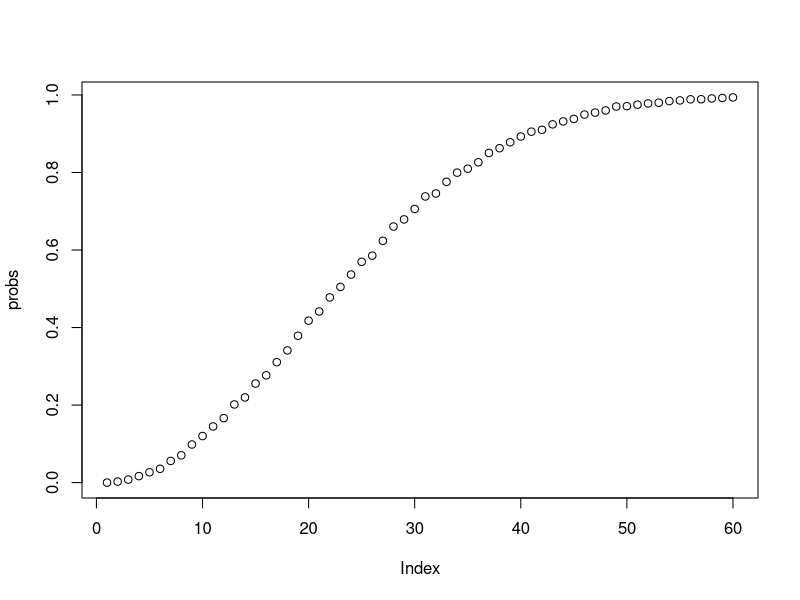
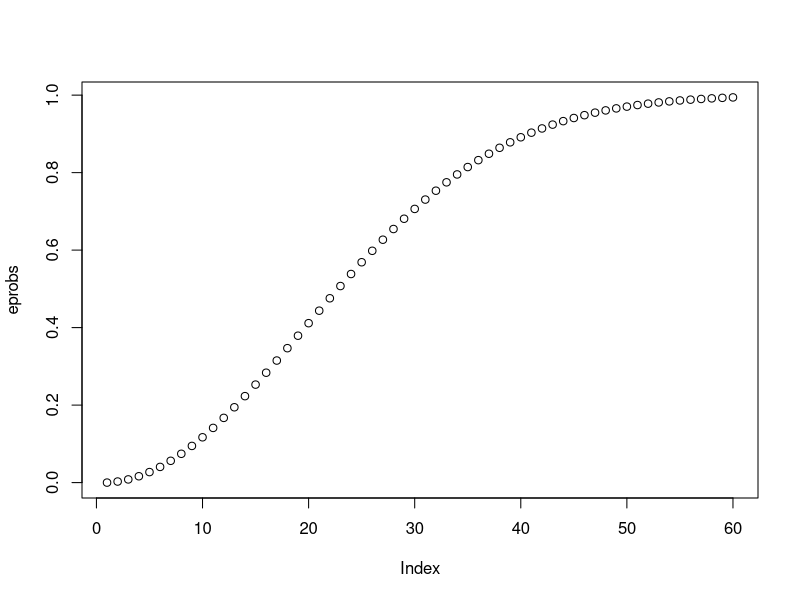
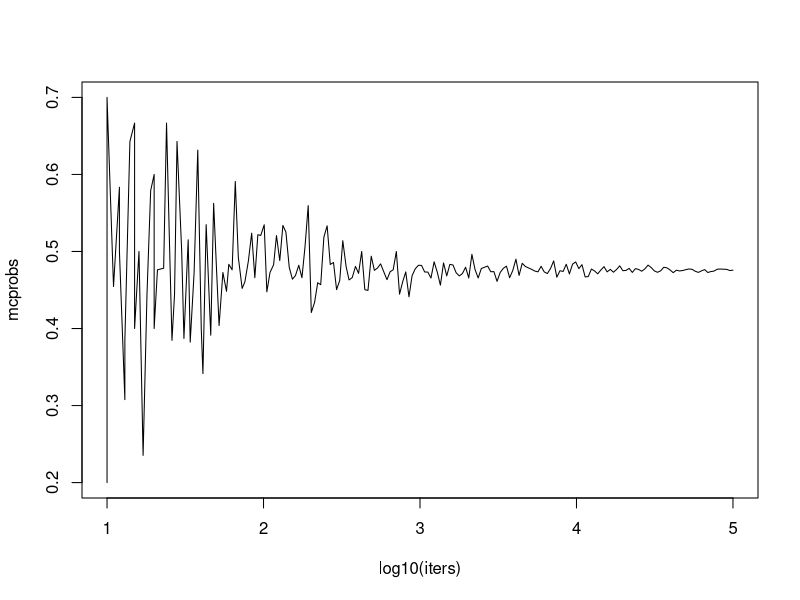

Write R code to recreate these figures, in order.
####### PROBABILITY #######

beads <- rep( c("red", "blue"), times = c(2,3) )
beads

sample(beads, 1)

replicate(5, sample(beads, 1))

I <- 10000
events <- replicate(I, sample(beads, 1))

sum(events == "blue")
table(events)


####### PERMUTATIONS And COBINATIONS #######

# Create a deck of cards

suits <- c("Diamonds", "Clubs", "Hearts", "Spades")
numbers <- c("Ace", "Two", "Three", "Four", "Five", "Six", "Seven", "Eight", "Nine", "Ten", "Jack", "Queen", "King")
deck <- expand.grid(number = numbers, suit = suits)
deck <- paste(deck$number, deck$suit)

kings <- paste("King", suits)
mean(deck %in% kings)

# install.packages('gtools', dependencies=TRUE, repos='http://cran.rstudio.com/')
library(gtools)

permutations(5, 2)
combinations(5, 2)

## BIRTHDAY PROBLEM ##

n <- 80
bdays <- sample(1:365, n, replace = TRUE)
table(bdays)
any(duplicated(bdays))

i <- 10000
results <- replicate(i, { 
  bdays <- sample(1:365, n, replace = TRUE) 
  + any(duplicated(bdays))
})
mean(results)

## SAPPLY ##

sapply(1:10, sqrt)

compute_bday_prob <- function(n, i = 10000) {
  results <- replicate(i, { 
    bdays <- sample(1:365, n, replace = TRUE) 
    any(duplicated(bdays))
  })
  mean(results)
}

compute_bday_prob(50)

n <- 1:60
probs <- sapply(n, compute_bday_prob)
probs
plot(probs)

## Removing simulations and applying probability theory

prob_unique <- seq(365, 365 - 5 + 1) / 365

exact_bday_probs <- function(n) {
  prob_unique <- seq(365, 365 - n + 1) / 365
  1 - prod(prob_unique)
}
n <- 1:60
eprobs <- sapply(n, exact_bday_probs)
eprobs
plot(eprobs)

## Monte Carlo Simulation Stability

# Keep N stable and iterate on i
compute_bdays_mc_iters <- function(i, n = 22) {
  results <- replicate(i, { 
    bdays <- sample(1:365, n, replace = TRUE) 
    any(duplicated(bdays))
  })
  mean(results)
}

iters <- as.integer(10^(seq(1, 5, len = 200)))
iters
mcprobs <- sapply(iters, compute_bdays_mc_iters)
plot(log10(iters), mcprobs, type = "l")


##### Exercise 5. Monte Carlo simulation for Celtics winning a game


# This line of sample code simulates four random games where the Celtics either lose or win. Each game is independent of other games.
simulated_games <- sample(c("lose","win"), 4, replace = TRUE, prob = c(0.6, 0.4))

# The variable 'B' specifies the number of times we want the simulation to run. Let's run the Monte Carlo simulation 10,000 times.
B <- 10000

# Use the `set.seed` function to make sure your answer matches the expected result after random sampling.
set.seed(1)

# Create an object called `celtic_wins` that first replicates the sample code generating the variable called `simulated_games` for `B` iterations and then tallies the number of simulated series that contain at least one win for the Celtics.

any(simulated_games == "win")

compute_simulated_games <- function(i) {
  simulated_games <- sample(c("lose","win"), 4, replace = TRUE, prob = c(0.6, 0.4))
  any(simulated_games == "win")
}
compute_simulated_games()

celtic_wins <- sapply(1:B, compute_simulated_games)
mean(celtic_wins)

### Monty Hall ###

i <- 10000

stick <- replicate(i, {
  doors <- as.character(1:3)
  prize <- sample(c("car", "goat", "goat"))
  prize_door <- doors[prize == "car"]
  my_pick <- sample(doors, 1)
  show <- sample(doors[!doors %in% c(my_pick, prize_door)], 1)
  stick <- my_pick
  stick == prize_door
})
mean(stick)


switch <- replicate(i, {
  doors <- as.character(1:3)
  prize <- sample(c("car", "goat", "goat"))
  prize_door <- doors[prize == "car"]
  my_pick <- sample(doors, 1)
  show <- sample(doors[!doors %in% c(my_pick, prize_door)], 1)
  switch <- doors[!doors %in% c(my_pick, show)]
  switch == prize_door
})
mean(switch)

## Exercise 1. The Cavs and the Warriors

n <- 6
l <- list(c(1, 0))
t <- expand.grid(rep(l, n))
possibilities <- data.frame(t)
results <- rowSums(possibilities) >= 4

sum(results) / length(results)

## Exercise 2. The Cavs and the Warriors - Monte Carlo

B <- 10000

set.seed(1)

n <- 6
l <- list(c(1, 0))
possibilities <- expand.grid(rep(l, n))
ind <- seq(1:nrow(possibilities))

scenarios <- replicate(B, {
  s <- sample(ind, 1, replace = TRUE)
  sum(possibilities[s, ]) >= 4
}
)

sum(scenarios)


results <- replicate(B, {cavs_wins <- sample(c(0,1),6, replace = TRUE); sum(cavs_wins) >= 4})  
sum(results)
